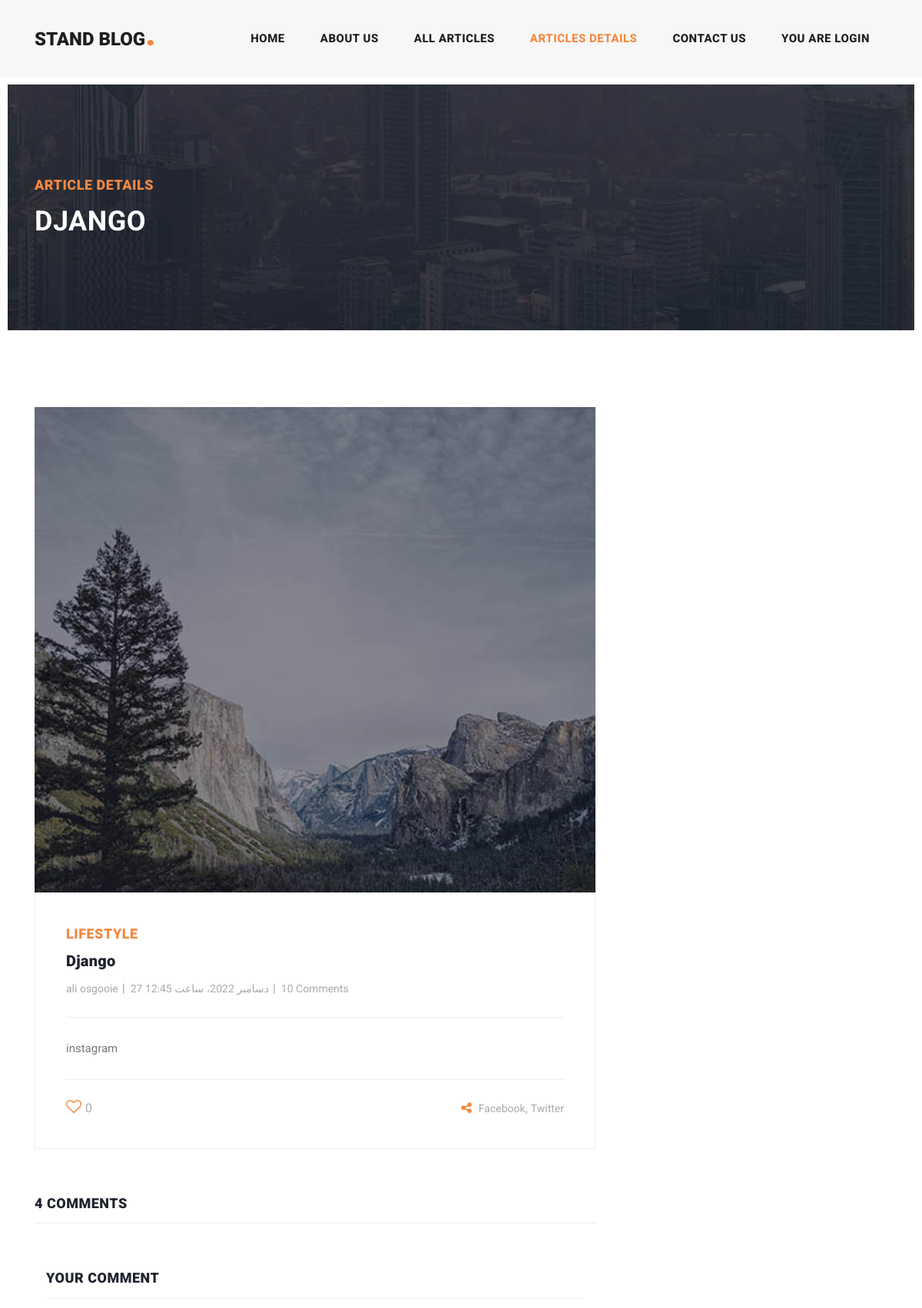
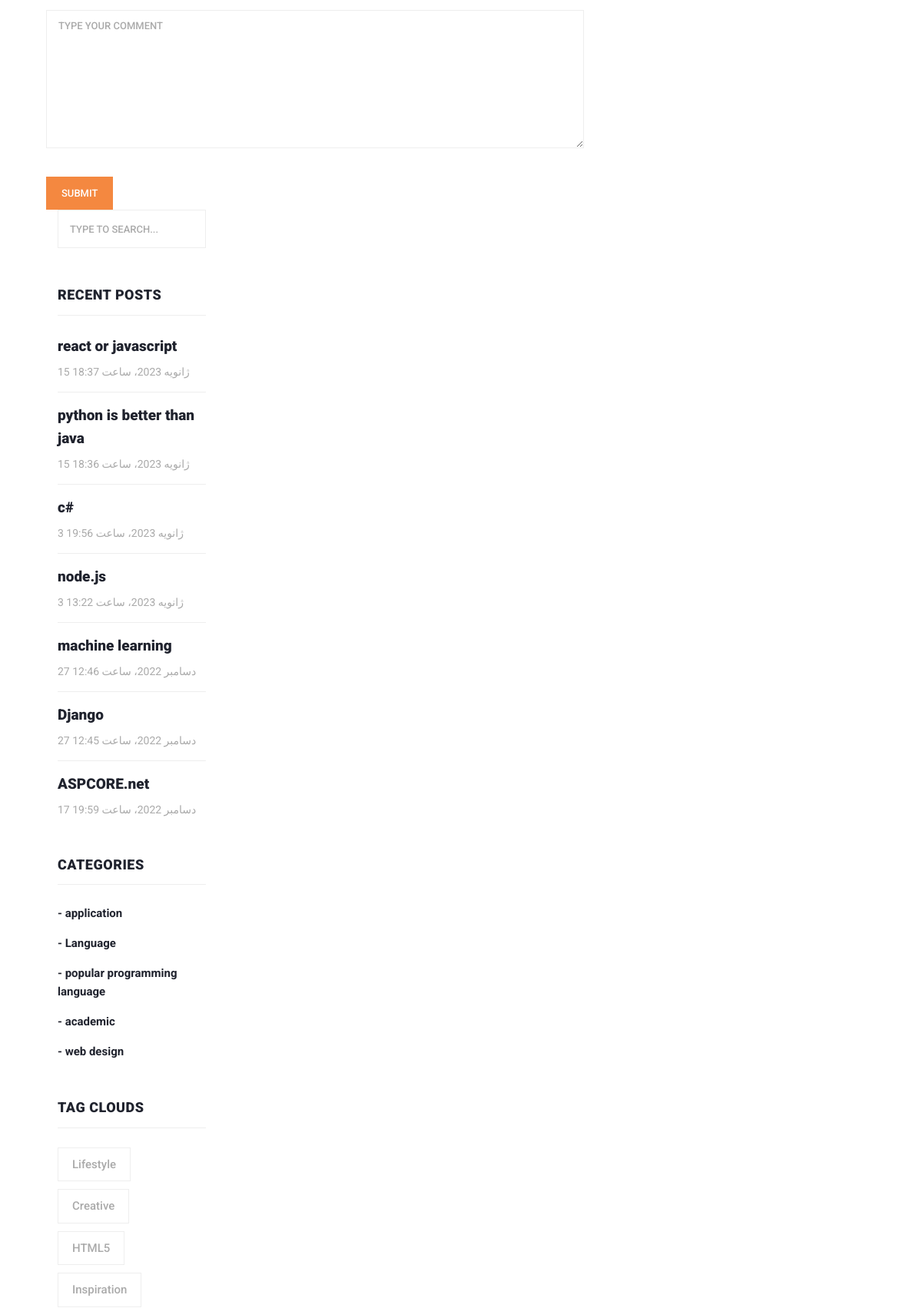
The page /articles/detail/django (signed in, upper part) on the database its author committed (2 pictures, top to bottom).
### blog/models.py (models this page shows, shortened)
class Article(models.Model):
    author = models.ForeignKey(User, on_delete=models.CASCADE)
    category = models.ManyToManyField(Category)
    title = models.CharField(max_length=30)
    body = models.TextField()
    image = models.ImageField(upload_to='images/articles')
    created = models.DateTimeField(auto_now_add=True)
    updated = models.DateTimeField(auto_now=True)
    slug = models.SlugField(null=True, unique=True)
    def get_image(self):
        if self.image:
            return format_html(f'<img src="{self.image.url}" width="60px;" height="50px;">')
        else:
            return format_html('<h3>تصویری وجود ندارد</h3>')
    get_image.short_description = 'تصویر'
    class Meta:
        ordering = ('-created',)
        verbose_name = 'مقاله'
        verbose_name_plural = 'مقالات'

class Category(models.Model):
    title = models.CharField(max_length=100)
    created = models.DateTimeField(auto_now_add=True)
    class Meta:
        verbose_name = 'دسته بندی'
        verbose_name_plural = 'دسته بندی ها'

### blog/views.py (the view)
# urls.py: path('detail/<slug:slug>', views.ArticleDetailView.as_view(), name='article_detail'),
class ArticleDetailView(DetailView):
    model = Article
    template_name = 'blog/article_details.html'
    def get_context_data(self, **kwargs):
        context = super().get_context_data(**kwargs)
        if self.request.user.like.filter(article__slug=self.object.slug, user_id=self.request.user.id).exists():
            context['is_liked'] = True
        else:
            context['is_liked'] = False
        return context

### context_processors/context_processors.py (called while the page is built)
def recent_articles(request):
    recent_articles = Article.objects.order_by("-created")
    return {"recent_articles": recent_articles}

def categories(request):
    categories = Category.objects.all()
    return {'categories': categories}

### blog/templates/blog/article_details.html (shortened to what this page needs)
{% extends 'base.html' %}
{% load static %}
{% block content %}
    <div class="heading-page header-text">
        <section class="page-heading">
            <div class="container">
                <div class="row">
                    <div class="col-lg-12">
                        <div class="text-content">
                            <h4>Article Details</h4>
                            <h2>{{ article.title }}</h2>
                        </div>
                    </div>
                </div>
            </div>
        </section>
    </div>
    <section class="blog-posts grid-system">
        <div class="container">
            <div class="row">
                <div class="col-lg-8">
                    <div class="all-blog-posts">
                        <div class="row">
                            <div class="col-lg-12">
                                <div class="blog-post">
                                    <div class="blog-thumb">
                                        <img src={{ article.image.url }} alt="">
                                    </div>
                                    <div class="down-content">
                                        <span>Lifestyle</span>
                                        <a href="post-details.html"><h4>{{ article.title }}</h4></a>
                                        <ul class="post-info">
                                            <li><a href="#">{{ article.author.get_full_name }}</a></li>
                                            <li><a href="#">{{ article.created }}</a></li>
                                            <li><a href="#">10 Comments</a></li>
                                        </ul>
                                        <p>{{ article.body }}</p>
                                        <div class="post-options">
                                            <div class="row">
                                                <div class="col-6">
                                                    <ul class="post-tags">
                                                        {% if is_liked %}
                                                        <li><a href="{% url 'blog:like' article.slug article.id %}"><i style="font-size: 20px;" class="fa fa-heart"></i></a>{{ article.like.all.count }}</li>
                                                        {% else %}
                                                        <li><a href="{% url 'blog:like' article.slug article.id %}"><i style="font-size: 20px;" class="fa fa-heart-o"></i></a>{{ article.like.all.count }}</li>
                                                        {% endif %}
                                                    </ul>
                                                </div>
                                                <div class="col-6">
                                                    <ul class="post-share">
                                                        <li><i class="fa fa-share-alt"></i></li>
                                                        <li><a href="#">Facebook</a>,</li>
                                                        <li><a href="#"> Twitter</a></li>
                                                    </ul>
                                                </div>
                                            </div>
                                        </div>
                                    </div>
                                </div>
                            </div>
                            <div class="col-lg-12">
                                <div class="sidebar-item comments">
                                    <div class="sidebar-heading">
                                        <h2>4 comments</h2>
                                    </div>
                                    <div class="content">
                                        <ul>
                                            <div class="col-lg-12">
                                                <div class="sidebar-item submit-comment">
                                                    <div class="sidebar-heading">
                                                        <h2>Your comment</h2>
                                                    </div>
                                                    {% if request.user.is_authenticated %}
                                                        <div class="content">
                                                        <form id="comment" action="#" method="post">
                                                            <div class="row">
                                                                <div class="col-lg-12">
                                                                    <fieldset>
                                                                            <textarea name="body" rows="6"
                                                                                      id="body"
                                                                                      placeholder="Type your comment"
                                                                                      required=""></textarea>
                                                                    </fieldset>
                                                                </div>
                                                                <div class="col-lg-12">
                                                                    <fieldset>
                                                                        <button type="submit" id="form-submit"
                                                                                class="main-button">Submit
                                                                        </button>
                                                                    </fieldset>
                                                                </div>
                                                            </div>
                                                        </form>
                                                    </div>
                                                        {% else %}
                                                        <a class="btn btn-outline-secondary" href="{% url 'account:login' %}">for sending comment please login</a>
                                                    {% endif %}
                                                </div>
                                            </div>
                                    </div>
                                </div>
                            </div>
                            {% include 'includes/sidebar.html' %}
                        </div>
                    </div>
    </section>
{% endblock %}

### templates/includes/sidebar.html (shortened to what this page needs)
{% load static %}
<div class="col-lg-4">
    <div class="sidebar">
        <div class="row">
            <div class="col-lg-12">
                <div class="sidebar-item search">
                    <form id="search_form" name="gs" method="GET" action="{% url 'blog:search_articles' %}">
                        <input type="text" name="q" class="searchText" placeholder="type to search..."
                               autocomplete="on">
                    </form>
                </div>
            </div>
            <div class="col-lg-12">
                <div class="sidebar-item recent-posts">
                    <div class="sidebar-heading">
                        <h2>Recent Posts</h2>
                    </div>
                    <div class="content">
                        <ul>
                            {% for articles in recent_articles %}
                                <li><a href="post-details.html">
                                    <h5>{{ articles.title }}</h5>
                                    <span>{{ articles.created }}</span>
                                </a></li>
                            {% endfor %}
                        </ul>
                    </div>
                </div>
            </div>
            <div class="col-lg-12">
                <div class="sidebar-item categories">
                    <div class="sidebar-heading">
                        <h2>Categories</h2>
                    </div>
                    <div class="content">
                        <ul>
                            {% for cat in categories %}
                                <li><a href="{% url 'blog:category_detail' cat.id %}">- {{ cat.title }}</a></li>
                            {% endfor %}
                        </ul>
                    </div>
                </div>
            </div>
            <div class="col-lg-12">
                <div class="sidebar-item tags">
                    <div class="sidebar-heading">
                        <h2>Tag Clouds</h2>
                    </div>
                    <div class="content">
                        <ul>
                            <li><a href="#">Lifestyle</a></li>
                            <li><a href="#">Creative</a></li>
                            <li><a href="#">HTML5</a></li>
                            <li><a href="#">Inspiration</a></li>
                        </ul>
                    </div>
                </div>
            </div>
        </div>
    </div>
</div>

### rows shown on the page
Article: title "DJANGO", image (picture), title "Django", author.get_full_name "ali osgooie", created "27 دسامبر 2022، ساعت 12:45", body "instagram", like.all.count "0"
Article: title "react or javascript", created "15 ژانویه 2023، ساعت 18:37"
Article: title "python is better than java", created "15 ژانویه 2023، ساعت 18:36"
Article: title "c#", created "3 ژانویه 2023، ساعت 19:56"
Article: title "node.js", created "3 ژانویه 2023، ساعت 13:22"
Article: title "machine learning", created "27 دسامبر 2022، ساعت 12:46"
Article: title "ASPCORE.net", created "17 دسامبر 2022، ساعت 19:59"
Category: title "application"
Category: title "Language"
Category: title "popular programming language"
Category: title "academic"
Category: title "web design"
